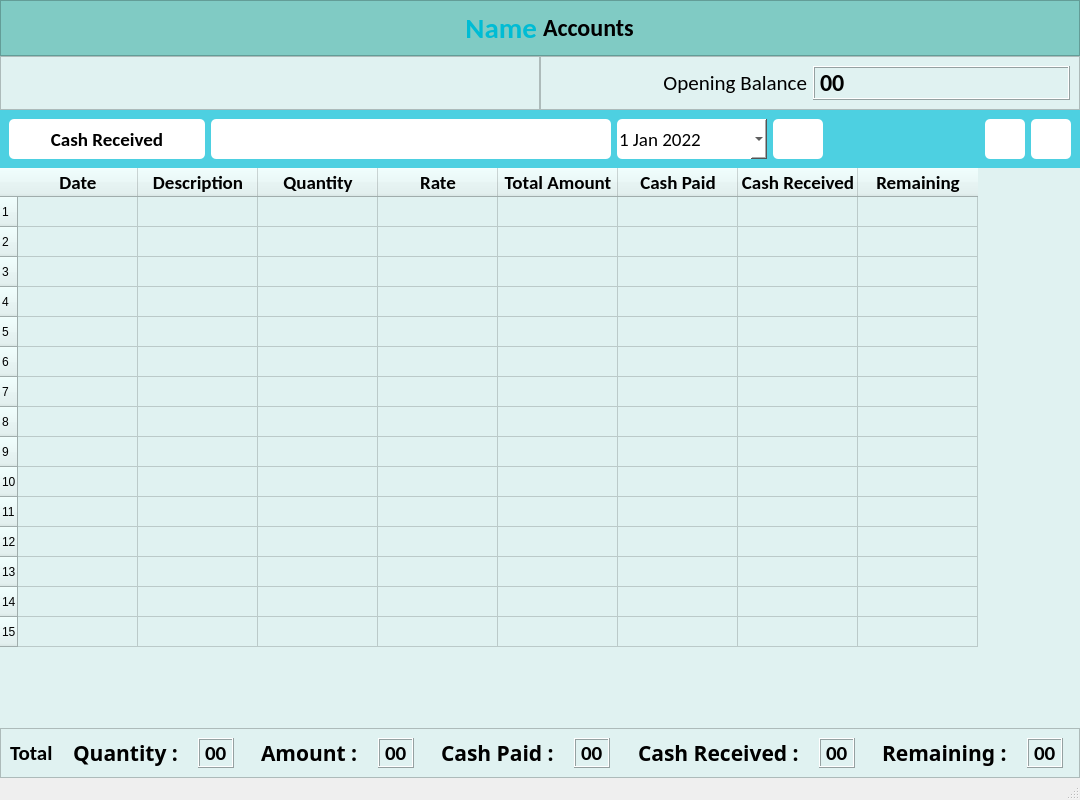
<?xml version="1.0" encoding="UTF-8"?>
<ui version="4.0">
 <class>AccountDetailsWindow</class>
 <widget class="QMainWindow" name="AccountDetailsWindow">
  <property name="geometry">
   <rect>
    <x>0</x>
    <y>0</y>
    <width>1080</width>
    <height>800</height>
   </rect>
  </property>
  <property name="minimumSize">
   <size>
    <width>1080</width>
    <height>720</height>
   </size>
  </property>
  <property name="maximumSize">
   <size>
    <width>1080</width>
    <height>800</height>
   </size>
  </property>
  <property name="windowTitle">
   <string>Account Details</string>
  </property>
  <property name="windowIcon">
   <iconset resource="resources.qrc">
    <normaloff>:/icons/assets/icons/logo.png</normaloff>:/icons/assets/icons/logo.png</iconset>
  </property>
  <property name="iconSize">
   <size>
    <width>32</width>
    <height>32</height>
   </size>
  </property>
  <property name="tabShape">
   <enum>QTabWidget::Rounded</enum>
  </property>
  <widget class="QWidget" name="centralwidget">
   <property name="styleSheet">
    <string notr="true">* {
	background-color: #e0f2f1;
}
#header_frame {
	background-color: #80cbc4;
}

#lbl_account_name {
	background-color: #80cbc4;
	color: #00bcd4;
}

#lbl_accounts {
	background-color: #80cbc4;
}

#accounts_upper_widget {
	background-color: #4dd0e1;
}

QPushButton {
	background-color: #fff;
	border-radius: 5px;
}

QDateEdit {
	background-color: #fff;
	border-radius: 5px;
}

QLineEdit {
	background-color: #fff;
	border-radius: 5px;
}
</string>
   </property>
   <layout class="QVBoxLayout" name="verticalLayout">
    <property name="spacing">
     <number>0</number>
    </property>
    <property name="leftMargin">
     <number>0</number>
    </property>
    <property name="topMargin">
     <number>0</number>
    </property>
    <property name="rightMargin">
     <number>0</number>
    </property>
    <property name="bottomMargin">
     <number>0</number>
    </property>
    <item>
     <widget class="QFrame" name="header_frame">
      <property name="frameShape">
       <enum>QFrame::StyledPanel</enum>
      </property>
      <property name="frameShadow">
       <enum>QFrame::Raised</enum>
      </property>
      <layout class="QHBoxLayout" name="horizontalLayout_4">
       <item>
        <widget class="QLabel" name="lbl_account_name">
         <property name="font">
          <font>
           <family>Calibri</family>
           <pointsize>22</pointsize>
           <weight>75</weight>
           <bold>true</bold>
          </font>
         </property>
         <property name="text">
          <string>Name</string>
         </property>
         <property name="alignment">
          <set>Qt::AlignRight|Qt::AlignTrailing|Qt::AlignVCenter</set>
         </property>
        </widget>
       </item>
       <item>
        <widget class="QLabel" name="lbl_accounts">
         <property name="font">
          <font>
           <family>Calibri</family>
           <pointsize>18</pointsize>
           <weight>75</weight>
           <bold>true</bold>
          </font>
         </property>
         <property name="text">
          <string>Accounts</string>
         </property>
         <property name="alignment">
          <set>Qt::AlignLeading|Qt::AlignLeft|Qt::AlignVCenter</set>
         </property>
        </widget>
       </item>
      </layout>
     </widget>
    </item>
    <item>
     <widget class="QWidget" name="widget" native="true">
      <property name="layoutDirection">
       <enum>Qt::LeftToRight</enum>
      </property>
      <layout class="QHBoxLayout" name="horizontalLayout_3">
       <property name="spacing">
        <number>0</number>
       </property>
       <property name="leftMargin">
        <number>0</number>
       </property>
       <property name="topMargin">
        <number>0</number>
       </property>
       <property name="rightMargin">
        <number>0</number>
       </property>
       <property name="bottomMargin">
        <number>0</number>
       </property>
       <item>
        <widget class="QFrame" name="frame_2">
         <property name="frameShape">
          <enum>QFrame::StyledPanel</enum>
         </property>
         <property name="frameShadow">
          <enum>QFrame::Raised</enum>
         </property>
        </widget>
       </item>
       <item>
        <widget class="QFrame" name="frame">
         <property name="frameShape">
          <enum>QFrame::StyledPanel</enum>
         </property>
         <property name="frameShadow">
          <enum>QFrame::Raised</enum>
         </property>
         <layout class="QHBoxLayout" name="horizontalLayout_2">
          <item>
           <widget class="QLabel" name="label_3">
            <property name="font">
             <font>
              <family>Calibri</family>
              <pointsize>16</pointsize>
             </font>
            </property>
            <property name="text">
             <string>Opening Balance</string>
            </property>
            <property name="alignment">
             <set>Qt::AlignRight|Qt::AlignTrailing|Qt::AlignVCenter</set>
            </property>
           </widget>
          </item>
          <item>
           <widget class="QLabel" name="label_4">
            <property name="font">
             <font>
              <family>Calibri</family>
              <pointsize>18</pointsize>
              <weight>75</weight>
              <bold>true</bold>
             </font>
            </property>
            <property name="frameShape">
             <enum>QFrame::Box</enum>
            </property>
            <property name="frameShadow">
             <enum>QFrame::Raised</enum>
            </property>
            <property name="text">
             <string>00</string>
            </property>
           </widget>
          </item>
         </layout>
        </widget>
       </item>
      </layout>
     </widget>
    </item>
    <item>
     <widget class="QWidget" name="accounts_upper_widget" native="true">
      <layout class="QHBoxLayout" name="horizontalLayout">
       <item>
        <widget class="QPushButton" name="btn_cash_received">
         <property name="minimumSize">
          <size>
           <width>0</width>
           <height>40</height>
          </size>
         </property>
         <property name="maximumSize">
          <size>
           <width>16777215</width>
           <height>40</height>
          </size>
         </property>
         <property name="font">
          <font>
           <family>Calibri</family>
           <pointsize>14</pointsize>
           <weight>75</weight>
           <bold>true</bold>
          </font>
         </property>
         <property name="text">
          <string>Cash Received</string>
         </property>
         <property name="icon">
          <iconset resource="resources.qrc">
           <normaloff>:/icons/assets/icons/plus.png</normaloff>:/icons/assets/icons/plus.png</iconset>
         </property>
         <property name="iconSize">
          <size>
           <width>32</width>
           <height>32</height>
          </size>
         </property>
        </widget>
       </item>
       <item>
        <widget class="QLineEdit" name="txt_search">
         <property name="minimumSize">
          <size>
           <width>400</width>
           <height>40</height>
          </size>
         </property>
         <property name="maximumSize">
          <size>
           <width>400</width>
           <height>40</height>
          </size>
         </property>
         <property name="font">
          <font>
           <family>Calibri</family>
           <pointsize>14</pointsize>
          </font>
         </property>
        </widget>
       </item>
       <item>
        <widget class="QDateEdit" name="txt_search_date">
         <property name="minimumSize">
          <size>
           <width>150</width>
           <height>40</height>
          </size>
         </property>
         <property name="maximumSize">
          <size>
           <width>150</width>
           <height>40</height>
          </size>
         </property>
         <property name="font">
          <font>
           <family>Calibri</family>
           <pointsize>14</pointsize>
           <weight>50</weight>
           <bold>false</bold>
          </font>
         </property>
         <property name="dateTime">
          <datetime>
           <hour>0</hour>
           <minute>0</minute>
           <second>0</second>
           <year>2022</year>
           <month>1</month>
           <day>1</day>
          </datetime>
         </property>
         <property name="currentSection">
          <enum>QDateTimeEdit::DaySection</enum>
         </property>
         <property name="calendarPopup">
          <bool>true</bool>
         </property>
        </widget>
       </item>
       <item>
        <widget class="QPushButton" name="btn_search">
         <property name="minimumSize">
          <size>
           <width>50</width>
           <height>40</height>
          </size>
         </property>
         <property name="maximumSize">
          <size>
           <width>50</width>
           <height>40</height>
          </size>
         </property>
         <property name="cursor">
          <cursorShape>OpenHandCursor</cursorShape>
         </property>
         <property name="text">
          <string/>
         </property>
         <property name="icon">
          <iconset resource="resources.qrc">
           <normaloff>:/icons/assets/icons/search.png</normaloff>:/icons/assets/icons/search.png</iconset>
         </property>
         <property name="iconSize">
          <size>
           <width>32</width>
           <height>32</height>
          </size>
         </property>
        </widget>
       </item>
       <item alignment="Qt::AlignRight">
        <widget class="QPushButton" name="btn_print">
         <property name="minimumSize">
          <size>
           <width>40</width>
           <height>40</height>
          </size>
         </property>
         <property name="maximumSize">
          <size>
           <width>40</width>
           <height>40</height>
          </size>
         </property>
         <property name="cursor">
          <cursorShape>OpenHandCursor</cursorShape>
         </property>
         <property name="text">
          <string/>
         </property>
         <property name="icon">
          <iconset resource="resources.qrc">
           <normaloff>:/icons/assets/icons/print.png</normaloff>:/icons/assets/icons/print.png</iconset>
         </property>
         <property name="iconSize">
          <size>
           <width>32</width>
           <height>32</height>
          </size>
         </property>
        </widget>
       </item>
       <item>
        <widget class="QPushButton" name="btn_refresh">
         <property name="minimumSize">
          <size>
           <width>40</width>
           <height>40</height>
          </size>
         </property>
         <property name="maximumSize">
          <size>
           <width>40</width>
           <height>40</height>
          </size>
         </property>
         <property name="cursor">
          <cursorShape>OpenHandCursor</cursorShape>
         </property>
         <property name="text">
          <string/>
         </property>
         <property name="icon">
          <iconset resource="resources.qrc">
           <normaloff>:/icons/assets/icons/refresh.png</normaloff>:/icons/assets/icons/refresh.png</iconset>
         </property>
         <property name="iconSize">
          <size>
           <width>32</width>
           <height>32</height>
          </size>
         </property>
        </widget>
       </item>
      </layout>
     </widget>
    </item>
    <item>
     <widget class="QTableWidget" name="roznamcha_table">
      <property name="minimumSize">
       <size>
        <width>0</width>
        <height>0</height>
       </size>
      </property>
      <property name="font">
       <font>
        <family>Calibri</family>
        <pointsize>14</pointsize>
       </font>
      </property>
      <property name="layoutDirection">
       <enum>Qt::LeftToRight</enum>
      </property>
      <property name="autoFillBackground">
       <bool>false</bool>
      </property>
      <property name="frameShape">
       <enum>QFrame::NoFrame</enum>
      </property>
      <property name="midLineWidth">
       <number>0</number>
      </property>
      <property name="sizeAdjustPolicy">
       <enum>QAbstractScrollArea::AdjustToContents</enum>
      </property>
      <property name="editTriggers">
       <set>QAbstractItemView::NoEditTriggers</set>
      </property>
      <property name="alternatingRowColors">
       <bool>false</bool>
      </property>
      <property name="selectionMode">
       <enum>QAbstractItemView::SingleSelection</enum>
      </property>
      <property name="selectionBehavior">
       <enum>QAbstractItemView::SelectRows</enum>
      </property>
      <property name="sortingEnabled">
       <bool>true</bool>
      </property>
      <property name="cornerButtonEnabled">
       <bool>true</bool>
      </property>
      <property name="rowCount">
       <number>15</number>
      </property>
      <attribute name="horizontalHeaderVisible">
       <bool>true</bool>
      </attribute>
      <attribute name="horizontalHeaderCascadingSectionResizes">
       <bool>false</bool>
      </attribute>
      <attribute name="horizontalHeaderDefaultSectionSize">
       <number>120</number>
      </attribute>
      <attribute name="horizontalHeaderHighlightSections">
       <bool>true</bool>
      </attribute>
      <attribute name="horizontalHeaderMinimumSectionSize">
       <number>30</number>
      </attribute>
      <attribute name="horizontalHeaderShowSortIndicator" stdset="0">
       <bool>true</bool>
      </attribute>
      <attribute name="horizontalHeaderStretchLastSection">
       <bool>false</bool>
      </attribute>
      <attribute name="verticalHeaderVisible">
       <bool>true</bool>
      </attribute>
      <attribute name="verticalHeaderCascadingSectionResizes">
       <bool>false</bool>
      </attribute>
      <attribute name="verticalHeaderDefaultSectionSize">
       <number>30</number>
      </attribute>
      <attribute name="verticalHeaderMinimumSectionSize">
       <number>30</number>
      </attribute>
      <attribute name="verticalHeaderShowSortIndicator" stdset="0">
       <bool>true</bool>
      </attribute>
      <attribute name="verticalHeaderStretchLastSection">
       <bool>false</bool>
      </attribute>
      <row/>
      <row/>
      <row/>
      <row/>
      <row/>
      <row/>
      <row/>
      <row/>
      <row/>
      <row/>
      <row/>
      <row/>
      <row/>
      <row/>
      <row/>
      <column>
       <property name="text">
        <string>Date</string>
       </property>
       <property name="font">
        <font>
         <family>Calibri</family>
         <pointsize>14</pointsize>
         <weight>75</weight>
         <bold>true</bold>
        </font>
       </property>
      </column>
      <column>
       <property name="text">
        <string>Description</string>
       </property>
       <property name="font">
        <font>
         <family>Calibri</family>
         <pointsize>14</pointsize>
         <weight>75</weight>
         <bold>true</bold>
        </font>
       </property>
      </column>
      <column>
       <property name="text">
        <string>Quantity</string>
       </property>
       <property name="font">
        <font>
         <family>Calibri</family>
         <pointsize>14</pointsize>
         <weight>75</weight>
         <bold>true</bold>
        </font>
       </property>
      </column>
      <column>
       <property name="text">
        <string>Rate</string>
       </property>
       <property name="font">
        <font>
         <family>Calibri</family>
         <pointsize>14</pointsize>
         <weight>75</weight>
         <bold>true</bold>
        </font>
       </property>
      </column>
      <column>
       <property name="text">
        <string>Total Amount</string>
       </property>
       <property name="font">
        <font>
         <family>Calibri</family>
         <pointsize>14</pointsize>
         <weight>75</weight>
         <bold>true</bold>
        </font>
       </property>
      </column>
      <column>
       <property name="text">
        <string>Cash Paid</string>
       </property>
       <property name="font">
        <font>
         <family>Calibri</family>
         <pointsize>14</pointsize>
         <weight>75</weight>
         <bold>true</bold>
        </font>
       </property>
       <property name="foreground">
        <brush brushstyle="SolidPattern">
         <color alpha="255">
          <red>0</red>
          <green>0</green>
          <blue>0</blue>
         </color>
        </brush>
       </property>
      </column>
      <column>
       <property name="text">
        <string>Cash Received</string>
       </property>
       <property name="font">
        <font>
         <family>Calibri</family>
         <pointsize>14</pointsize>
         <weight>75</weight>
         <bold>true</bold>
        </font>
       </property>
      </column>
      <column>
       <property name="text">
        <string>Remaining</string>
       </property>
       <property name="font">
        <font>
         <family>Calibri</family>
         <pointsize>14</pointsize>
         <weight>75</weight>
         <bold>true</bold>
        </font>
       </property>
      </column>
     </widget>
    </item>
    <item>
     <widget class="QWidget" name="bottom_widget" native="true">
      <layout class="QVBoxLayout" name="verticalLayout_3">
       <property name="spacing">
        <number>1</number>
       </property>
       <property name="leftMargin">
        <number>0</number>
       </property>
       <property name="topMargin">
        <number>0</number>
       </property>
       <property name="rightMargin">
        <number>0</number>
       </property>
       <property name="bottomMargin">
        <number>0</number>
       </property>
       <item>
        <widget class="QFrame" name="totals_frame">
         <property name="frameShape">
          <enum>QFrame::StyledPanel</enum>
         </property>
         <property name="frameShadow">
          <enum>QFrame::Raised</enum>
         </property>
         <layout class="QHBoxLayout" name="horizontalLayout_9">
          <property name="spacing">
           <number>20</number>
          </property>
          <item>
           <widget class="QLabel" name="lbl_total">
            <property name="font">
             <font>
              <family>Calibri</family>
              <pointsize>16</pointsize>
              <weight>75</weight>
              <bold>true</bold>
             </font>
            </property>
            <property name="text">
             <string>Total</string>
            </property>
           </widget>
          </item>
          <item alignment="Qt::AlignRight">
           <widget class="QLabel" name="label">
            <property name="font">
             <font>
              <family>Calibri Light</family>
              <pointsize>16</pointsize>
              <weight>75</weight>
              <bold>true</bold>
             </font>
            </property>
            <property name="text">
             <string>Quantity :</string>
            </property>
           </widget>
          </item>
          <item alignment="Qt::AlignLeft">
           <widget class="QLabel" name="label_2">
            <property name="font">
             <font>
              <family>Calibri</family>
              <pointsize>16</pointsize>
              <weight>75</weight>
              <bold>true</bold>
             </font>
            </property>
            <property name="frameShape">
             <enum>QFrame::Box</enum>
            </property>
            <property name="frameShadow">
             <enum>QFrame::Raised</enum>
            </property>
            <property name="text">
             <string>00</string>
            </property>
           </widget>
          </item>
          <item alignment="Qt::AlignRight">
           <widget class="QLabel" name="label_5">
            <property name="font">
             <font>
              <family>Calibri Light</family>
              <pointsize>16</pointsize>
              <weight>75</weight>
              <bold>true</bold>
             </font>
            </property>
            <property name="text">
             <string>Amount :</string>
            </property>
           </widget>
          </item>
          <item alignment="Qt::AlignLeft">
           <widget class="QLabel" name="label_6">
            <property name="font">
             <font>
              <family>Calibri</family>
              <pointsize>16</pointsize>
              <weight>75</weight>
              <bold>true</bold>
             </font>
            </property>
            <property name="frameShape">
             <enum>QFrame::Box</enum>
            </property>
            <property name="frameShadow">
             <enum>QFrame::Raised</enum>
            </property>
            <property name="text">
             <string>00</string>
            </property>
           </widget>
          </item>
          <item alignment="Qt::AlignRight">
           <widget class="QLabel" name="lbl_cash_paid">
            <property name="font">
             <font>
              <family>Calibri Light</family>
              <pointsize>16</pointsize>
              <weight>75</weight>
              <bold>true</bold>
             </font>
            </property>
            <property name="text">
             <string>Cash Paid :</string>
            </property>
           </widget>
          </item>
          <item alignment="Qt::AlignLeft">
           <widget class="QLabel" name="txt_total_cash_paid">
            <property name="font">
             <font>
              <family>Calibri</family>
              <pointsize>16</pointsize>
              <weight>75</weight>
              <bold>true</bold>
             </font>
            </property>
            <property name="frameShape">
             <enum>QFrame::Box</enum>
            </property>
            <property name="frameShadow">
             <enum>QFrame::Raised</enum>
            </property>
            <property name="text">
             <string>00</string>
            </property>
           </widget>
          </item>
          <item alignment="Qt::AlignRight">
           <widget class="QLabel" name="lbl_cash_received">
            <property name="font">
             <font>
              <family>Calibri Light</family>
              <pointsize>16</pointsize>
              <weight>75</weight>
              <bold>true</bold>
             </font>
            </property>
            <property name="text">
             <string>Cash Received :</string>
            </property>
           </widget>
          </item>
          <item alignment="Qt::AlignLeft">
           <widget class="QLabel" name="txt_total_cash_received">
            <property name="font">
             <font>
              <family>Calibri</family>
              <pointsize>16</pointsize>
              <weight>75</weight>
              <bold>true</bold>
             </font>
            </property>
            <property name="frameShape">
             <enum>QFrame::Box</enum>
            </property>
            <property name="frameShadow">
             <enum>QFrame::Raised</enum>
            </property>
            <property name="text">
             <string>00</string>
            </property>
           </widget>
          </item>
          <item alignment="Qt::AlignRight">
           <widget class="QLabel" name="lbl_remaining">
            <property name="font">
             <font>
              <family>Calibri Light</family>
              <pointsize>16</pointsize>
              <weight>75</weight>
              <bold>true</bold>
             </font>
            </property>
            <property name="text">
             <string>Remaining :</string>
            </property>
           </widget>
          </item>
          <item alignment="Qt::AlignLeft">
           <widget class="QLabel" name="txt_remaining">
            <property name="font">
             <font>
              <family>Calibri</family>
              <pointsize>16</pointsize>
              <weight>75</weight>
              <bold>true</bold>
             </font>
            </property>
            <property name="frameShape">
             <enum>QFrame::Box</enum>
            </property>
            <property name="frameShadow">
             <enum>QFrame::Raised</enum>
            </property>
            <property name="text">
             <string>00</string>
            </property>
           </widget>
          </item>
         </layout>
        </widget>
       </item>
      </layout>
     </widget>
    </item>
   </layout>
  </widget>
  <widget class="QStatusBar" name="statusbar"/>
 </widget>
 <resources>
  <include location="resources.qrc"/>
 </resources>
 <connections/>
</ui>
